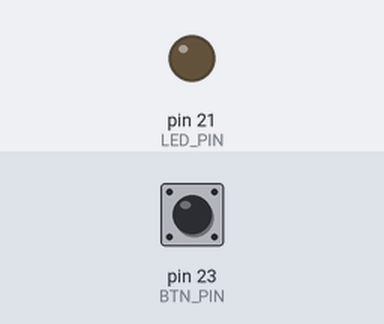
Simulated run of this sketch. Board: Arduino Mega 2560, built with avr-gcc and run on an emulated ATmega2560. Shown: output pins drawn as LEDs (lit = HIGH). The inputs (shaded band) are chosen by the test bench; at power-on: pin 23 (BTN_PIN) HIGH. What the sketch prints to the serial monitor is not drawn.

Above: at 1.2 s.
1.3 s: pin 23 (BTN_PIN) pulled LOW for 0.15 s
At 1.38 s:
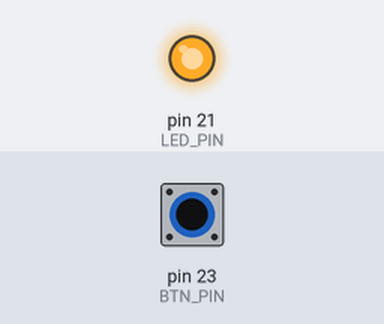
2.9 s: pin 23 (BTN_PIN) pulled LOW for 3.2 s
At 7.3 s:
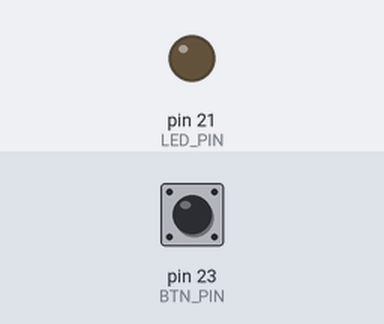
Timing chart, 0 to 8.8 s (numbered marks = the images above; inputs shaded):
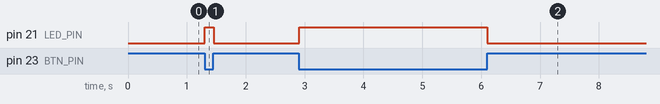

Measured:
- after the input at 1.3 s, pin 21 (LED_PIN): LOW → HIGH at once, → LOW 0.15 s later
- after the input at 2.9 s, pin 21 (LED_PIN): LOW → HIGH at once, → LOW 3.2 s later

The sketch:

Button-LED.ino
```cpp
#define LED_PIN 21
#define BTN_PIN 23

int buttonState = 0;

void setup() {
  Serial.begin(9600);
  pinMode(LED_PIN, OUTPUT);
  pinMode(BTN_PIN, INPUT_PULLUP);
}

void loop() {
  buttonState = digitalRead(BTN_PIN);
  Serial.println(buttonState);

  if (buttonState == LOW){
    digitalWrite(LED_PIN, HIGH);
  } else {
    digitalWrite(LED_PIN, LOW);
  }

}
```
